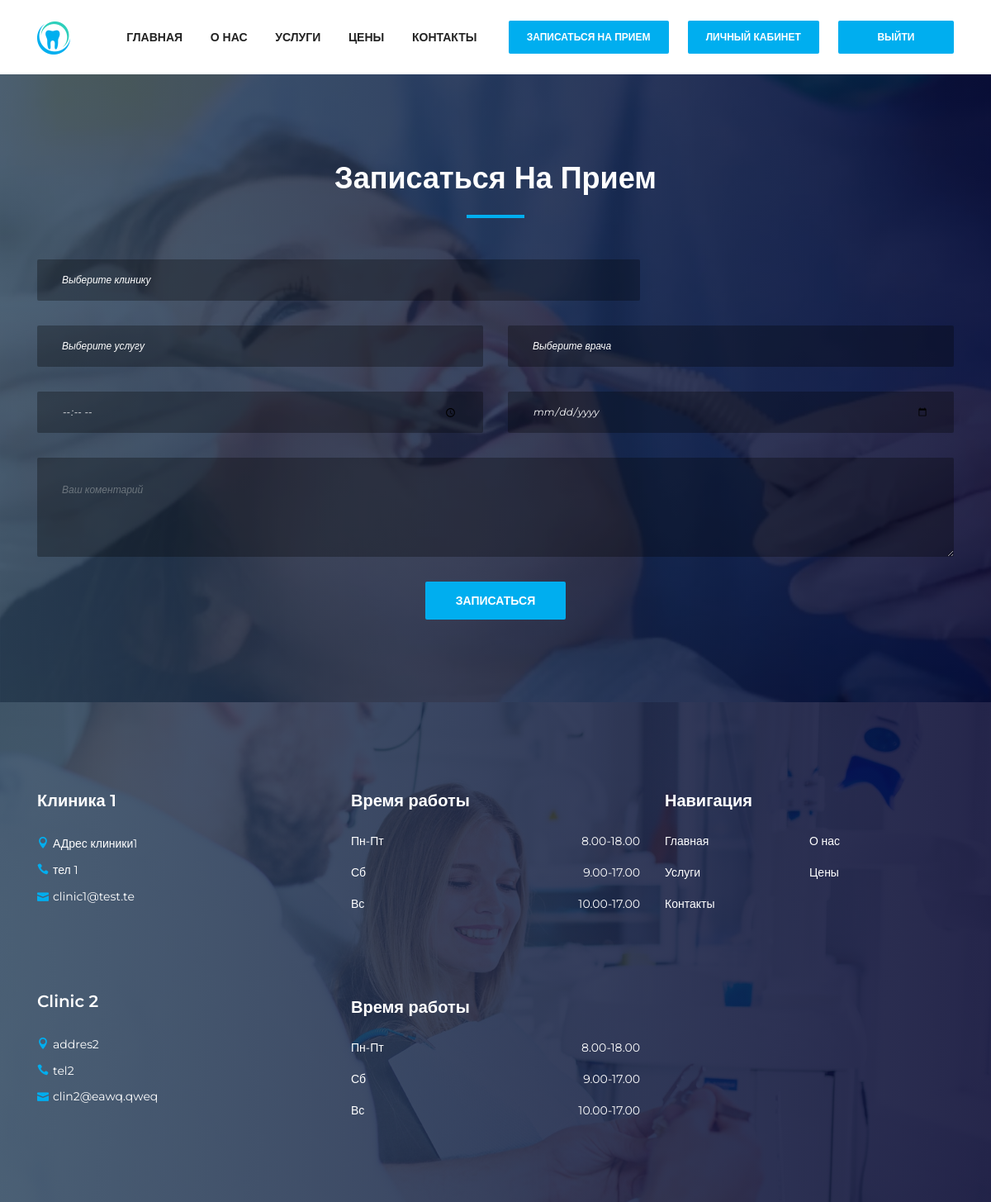
Screenshot of /booknow/ (signed in) with the database file from the repository.
### website/models.py (models this page shows, shortened)
class AboutUs(models.Model):
    image = models.ImageField(upload_to='website/',
                              blank=True,
                              null=True,
                              verbose_name='Изображение')
    title = models.CharField(max_length=128, verbose_name='Название')
    content = models.TextField(verbose_name='Описание')
    address = models.CharField(max_length=256,
                               verbose_name='адрес')
    phone = models.CharField(max_length=32,
                             verbose_name='Номер телефона')
    email = models.EmailField(verbose_name='Почта/email',
                              unique=False,
                              blank=False)
    map_iframe = models.TextField(help_text="ссылка на встраивание карт")
    class Meta:
        verbose_name = 'клиника'
        verbose_name_plural = 'клиники'

### website/views.py (the view)
# urls.py: path('booknow/', views.booknow, name="booknow"),
def booknow(request):
    about_us = AboutUs.objects.all()
    serv = Service.objects.all()
    doctors = DoctorCard.objects.all()
    return render(request, 'booknow.html', {'services': serv,
                                            'doctors': doctors,
                                            'about_us': about_us,})

### website/models.py (called while the page is built)
    def __str__(self):
        return f'{self.last_name} {self.first_name} {self.patronymic}'

### website/templates/booknow.html (shortened to what this page needs)
{% extends 'base.html' %}
{% load static %}
{% block content %}
  {% include 'widgets/widget_appointment.html' %}
{% endblock %}

### website/templates/base.html (shortened to what this page needs)
{% load static %}
<!DOCTYPE html>
<html lang="en">
<head>
  <link rel="stylesheet" href="{% static 'website/css/style.css' %}">
</head>
<body>
  <header class="header-area">
    <div class="main-header-area">
      <div class="classy-nav-container breakpoint-off">
        <div class="container">
          <nav class="classy-navbar justify-content-between" id="dentoNav">
            <a class="nav-brand" href="{% url 'home' %}"><img src="{% static 'website/img/core-img/favicon.ico' %}" alt=""></a>
            <div class="classy-menu">
              <div class="classynav">
                <ul id="nav">
                  <li><a href="{% url 'home' %}">Главная</a></li>
                  <li><a href="{% url 'about' %}">О нас</a></li>
                  <li><a href="{% url 'service' %}">Услуги</a></li>
                  <li><a href="{% url 'pricing' %}">Цены</a></li>
                  <li><a href="{% url 'contact' %}">Контакты</a></li>
                </ul>
              </div>
            </div>
            {% if user.is_authenticated %}
              <a href="{% url 'booknow' %}" class="btn dento-btn booking-btn">Записаться на прием</a>
              <a href="{% url 'cabinet_page' user.id %}" class="btn dento-btn booking-btn">Личный кабинет</a>
              <a href="{% url 'logout' %}" class="btn dento-btn booking-btn">Выйти</a>
            {% else %}
              <a href="{% url 'login_page' %}" class="btn dento-btn booking-btn">Войти</a>
              <a href="{% url 'registration_page' %}" class="btn dento-btn booking-btn">Зарегистрироваться</a>
            {% endif %}
          </nav>
        </div>
      </div>
    </div>
  </header>
{% block content %}
{% endblock %}
  <footer class="footer-area bg-img bg-gradient-overlay" style="background-image: url({% static 'website/img/bg-img/3.jpg' %});">
    <div class="container">
      <div class="row">
        <div class="col-12 col-sm-6 col-lg-4">
          {% for clinic in about_us %}
            <div class="single-footer-widget">
            <h5 class="widget-title">{{ clinic.title }}</h5>
              <div class="footer-contact">
                <p><i class="icon_pin"></i>{{ clinic.address}}</p>
                <p><i class="icon_phone"></i>{{ clinic.phone }}</p>
                <p><i class="icon_mail"></i>{{ clinic.email }}</p>
              </div>
            </div>
          {% endfor %}
        </div>
        <div class="col-12 col-sm-6 col-lg">
          <div class="single-footer-widget">
            <h5 class="widget-title">Время работы</h5>
            <ul class="opening-hours">
              <li><span>Пн-Пт</span> <span>8.00-18.00</span></li>
              <li><span>Сб</span> <span>9.00-17.00</span></li>
              <li><span>Вс</span> <span>10.00-17.00</span></li>
            </ul>
          </div>
          <div class="single-footer-widget">
            <h5 class="widget-title">Время работы</h5>
            <ul class="opening-hours">
              <li><span>Пн-Пт</span> <span>8.00-18.00</span></li>
              <li><span>Сб</span> <span>9.00-17.00</span></li>
              <li><span>Вс</span> <span>10.00-17.00</span></li>
            </ul>
          </div>
        </div>
        <div class="col-12 col-sm-6 col-lg">
          <div class="single-footer-widget">
            <h5 class="widget-title">Навигация</h5>
            <nav>
              <ul class="quick-links">
                <li><a href="{% url 'home' %}">Главная</a></li>
                <li><a href="{% url 'about' %}">О нас</a></li>
                <li><a href="{% url 'service' %}">Услуги</a></li>
                <li><a href="{% url 'pricing' %}">Цены</a></li>
                <li><a href="{% url 'contact' %}">Контакты</a></li>
              </ul>
            </nav>
          </div>
        </div>
      </div>
    </div>
  </footer>
</body>
</html>

### static/website/css/style.css (style rules this page uses)
* { margin: 0; padding: 0; }
body { font-family: "Montserrat", sans-serif; font-weight: 400; font-size: 14px; }
h1, h2, h3, h4, h5, h6 { font-family: "Montserrat", sans-serif; color: #333333; line-height: 1.4; font-weight: 600; }
a, a:active, a:focus, a:hover { color: #333333; text-decoration: none; -webkit-transition-duration: 500ms; -o-transition-duration: 500ms; transition-duration: 500ms; outline: none; }
li { list-style: none; }
p { line-height: 1.9; color: #707070; font-size: 14px; font-weight: 400; }
img { max-width: 100%; height: auto; }
ul { margin: 0; padding: 0; }
ul li { margin: 0; padding: 0; }
.bg-gradient-overlay { position: relative; z-index: 1; }
.bg-gradient-overlay::after { position: absolute; content: ""; height: 100%; width: 100%; top: 0; left: 0; z-index: -1; background: #2c455d; background: -webkit-linear-gradient(to right, #2c455d, #00012c); background: linear-gradient(to right, #2c455d, #00012c); opacity: 0.85; }
.bg-img { background-position: center center; background-size: cover; background-repeat: no-repeat; }
.dento-btn { position: relative; z-index: 1; min-width: 170px; height: 46px; line-height: 42px; font-size: 14px; font-weight: 600; display: inline-block; padding: 0 20px; text-align: center; text-transform: uppercase; color: #ffffff; border-radius: 2px; background-color: #00aeef; -webkit-transition: all 500ms; -o-transition: all 500ms; transition: all 500ms; border: 2px solid #00aeef; }
.dento-btn.booking-btn { color: #ffffff !important; font-weight: 600; min-width: 140px; height: 40px; line-height: 36px; font-size: 12px; }
.header-area { position: relative; z-index: 599; width: 100%; -webkit-transition-duration: 500ms; -o-transition-duration: 500ms; transition-duration: 500ms; }
.classy-nav-container { background-color: transparent; }
.classy-nav-container .classy-navbar { height: 90px; padding: 0; }
.classy-nav-container .classy-navbar .classynav ul li a { padding: 0 15px; font-weight: 600; font-size: 14px; text-transform: uppercase; }
.footer-area { position: relative; z-index: 1; padding-top: 100px; }
.single-footer-widget { position: relative; z-index: 1; margin-bottom: 100px; }
.single-footer-widget .widget-title { color: #ffffff; margin-top: 5px; margin-bottom: 25px; display: block; }
.single-footer-widget p { color: #ffffff; }
.single-footer-widget .footer-contact { position: relative; z-index: 1; }
.single-footer-widget .footer-contact p { margin-bottom: 5px; font-size: 14px; }
.single-footer-widget .footer-contact p i { display: inline-block; margin-right: 5px; color: #00aeef; }
.single-footer-widget .footer-contact p:last-child { margin-bottom: 0; }
.single-footer-widget .opening-hours { position: relative; z-index: 1; }
.single-footer-widget .opening-hours li { display: -webkit-box; display: -ms-flexbox; display: flex; -webkit-box-pack: justify; -ms-flex-pack: justify; justify-content: space-between; color: #ffffff; margin-bottom: 17px; font-size: 14px; }
.single-footer-widget .opening-hours li:last-child { margin-bottom: 0; }
.single-footer-widget .quick-links { position: relative; z-index: 1; display: -webkit-box; display: -ms-flexbox; display: flex; -webkit-box-pack: justify; -ms-flex-pack: justify; justify-content: space-between; -ms-flex-wrap: wrap; flex-wrap: wrap; }
.single-footer-widget .quick-links li { -webkit-box-flex: 0; -ms-flex: 0 0 50%; flex: 0 0 50%; max-width: 50%; width: 50%; }
.single-footer-widget .quick-links li a { color: #ffffff; margin-bottom: 17px; display: block; }
.single-footer-widget .quick-links li:last-child a { margin-bottom: 0; }

### rows the page displays
AboutUs: title "Клиника 1", address "АДрес клиники1", phone "тел 1", email "clinic1@test.te"
AboutUs: title "Clinic 2", address "addres2", phone "tel2", email "clin2@eawq.qweq"
